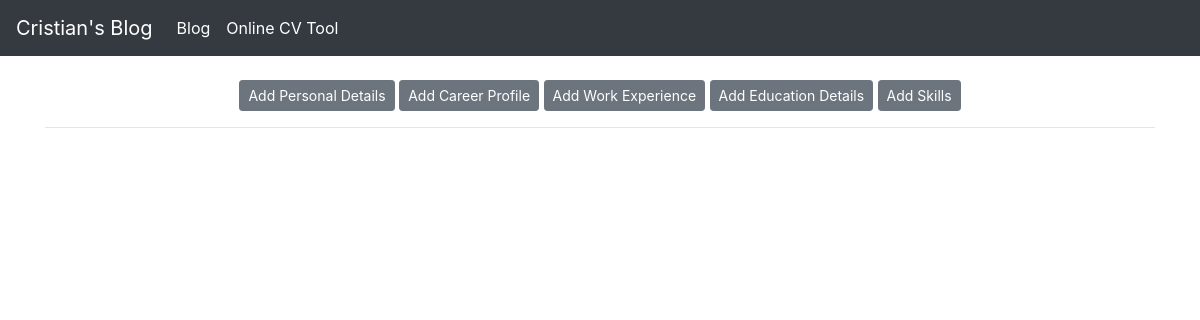
The page /resume/ on the database as committed earlier.
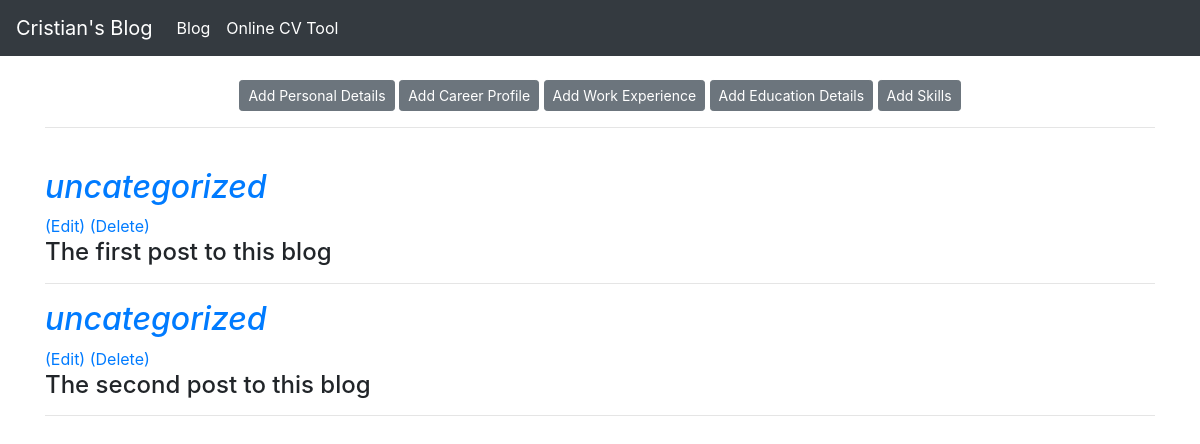
The same page on the database as committed later.
### cv_maker/models.py (models this page shows, shortened)
class Experience(models.Model):
    title = models.CharField(max_length=255)
    text = models.TextField()
    category = models.CharField(max_length=255, default='uncategorized')
    positioning = models.CharField(max_length=255, default="")

### cv_maker/views.py (the view)
# urls.py: path('', HomeView.as_view(), name="home"),
class HomeView(ListView):
    model = Experience
    template_name = 'cv_home.html'
    ordering = 'positioning'

### cv_maker/templates/cv_home.html (shortened to what this page needs)
{% extends 'base.html' %}
{% block content %}
<div class="text-center">
	<a href="{% url 'add_personal_details' %}" class="btn btn-secondary btn-sm">Add Personal Details</a>
	<a href="{% url 'add_career_profile' %}" class="btn btn-secondary btn-sm">Add Career Profile</a>
	<a href="{% url 'add_work_experience' %}" class="btn btn-secondary btn-sm">Add Work Experience</a>
	<a href="{% url 'add_education' %}" class="btn btn-secondary btn-sm">Add Education Details</a>
	<a href="{% url 'add_skills' %}" class="btn btn-secondary btn-sm">Add Skills</a>
</div>
	<hr><br/>
{% for post in object_list %}
	<div class="text-left">
		<h2><a class="font-italic" href="{% url 'category' post.category %}">{{ post.category }}</a></h2>
			<a href="{% url 'edit_cv_post' post.pk %}">(Edit)</a>
			<a href="{% url 'delete_cv_post' post.pk %}">(Delete)</a>
	<h4>{{ post.text|linebreaks }}</h4>
</div>
<hr>
{% endfor %}
{% endblock %}

Rows that differ between the two databases and show on the page:
added Experience: category "uncategorized", text "The first post to this blog"
added Experience: category "uncategorized", text "The second post to this blog"
